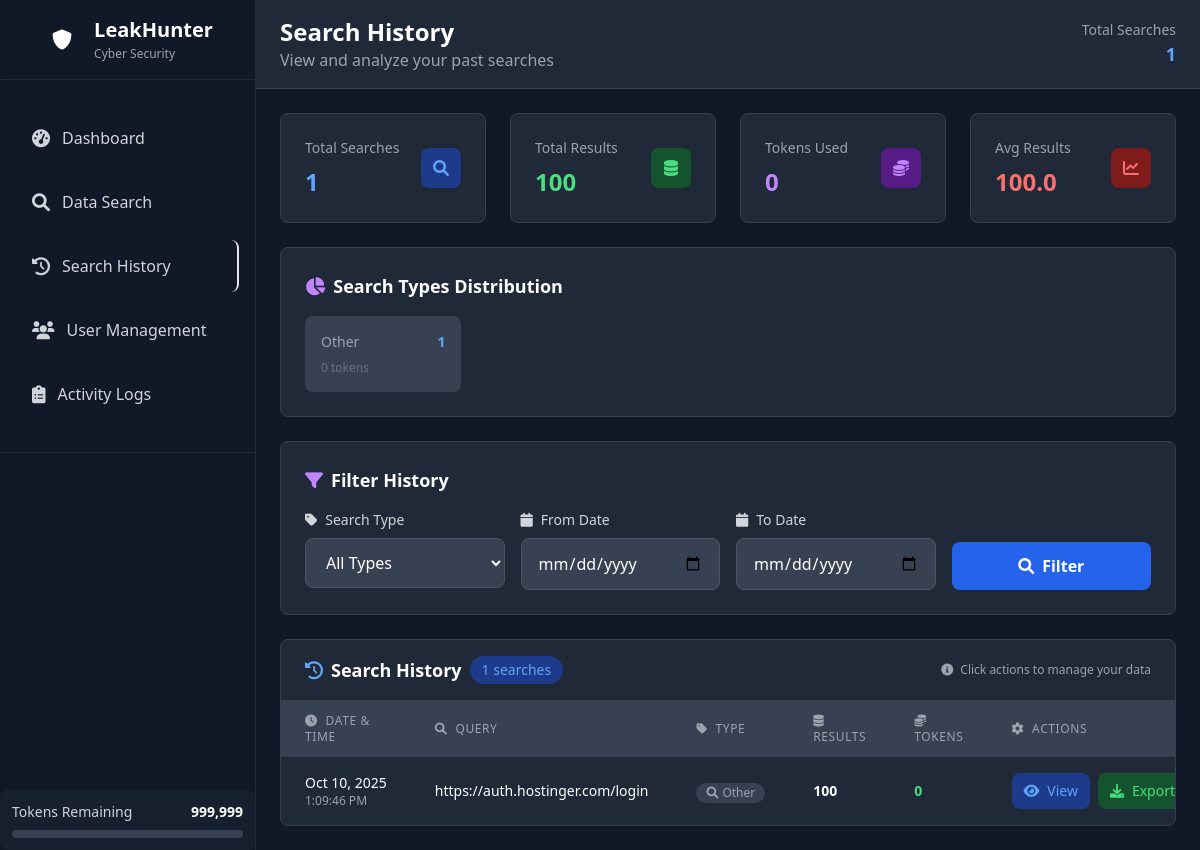
Page /admin/history.php (signed in) on the committed database.
### tables this page shows
CREATE TABLE `users` (
  `id` int(11) NOT NULL,
  `email` varchar(255) NOT NULL,
  `password` varchar(255) NOT NULL,
  `full_name` varchar(255) NOT NULL,
  `api_token` varchar(500) DEFAULT NULL,
  `tokens_remaining` int(11) DEFAULT 9,
  `device_id` varchar(64) DEFAULT NULL,
  `role` enum('user','admin') DEFAULT 'user',
  `is_banned` tinyint(1) DEFAULT 0,
  `registration_date` timestamp NULL DEFAULT current_timestamp(),
  `created_at` timestamp NULL DEFAULT current_timestamp(),
  `updated_at` timestamp NULL DEFAULT current_timestamp() ON UPDATE current_timestamp(),
  `last_login` timestamp NULL DEFAULT NULL,
  `is_active` tinyint(1) DEFAULT 1
);

CREATE TABLE `search_history` (
  `id` int(11) NOT NULL,
  `user_id` int(11) NOT NULL,
  `query` varchar(500) NOT NULL,
  `results_count` int(11) DEFAULT 0,
  `tokens_used` int(11) DEFAULT 0,
  `search_type` enum('email','username','name','phone','other') DEFAULT 'other',
  `results_data` longtext DEFAULT NULL,
  `created_at` timestamp NULL DEFAULT current_timestamp()
);

### admin/history.php (the view, shortened to what the rows shown need)
<?php
require_once '../includes/config.php';
$user = getUserInfo();
$page = (int)($_GET['page'] ?? 1);
$limit = 20;
$offset = ($page - 1) * $limit;
try {
    $db = Database::getInstance()->getConnection();
    $where_conditions = ["user_id = ?"];
    $params = [$user['id']];
    $where_clause = implode(' AND ', $where_conditions);
    $sql = "SELECT * FROM search_history WHERE $where_clause ORDER BY created_at DESC LIMIT $limit OFFSET $offset";
    $stmt = $db->prepare($sql);
    $stmt->execute($params);
    $searches = $stmt->fetchAll();
} catch (Exception $e) {
    error_log("History error: " . $e->getMessage());
    $searches = [];
    $total_searches = 0;
    $total_pages = 0;
    $stats = ['total_searches' => 0, 'total_results' => 0, 'total_tokens' => 0, 'avg_results' => 0];
    $type_stats = [];
}
?>
<!DOCTYPE html>
<html lang="en">
<head>
    <script src="https://cdn.tailwindcss.com"></script>
    <link href="https://cdnjs.cloudflare.com/ajax/libs/font-awesome/6.0.0/css/all.min.css" rel="stylesheet">
</head>
<body class="bg-gray-900 min-h-screen text-white">
    <?php include 'sidebar.php'; ?>
    <div class="lg:ml-64 min-h-screen">
        <header class="bg-gray-800 border-b border-gray-700 px-6 py-4">
            <div class="flex items-center justify-between">
                <div>
                    <h1 class="text-2xl font-bold text-white">Search History</h1>
                </div>
            </div>
        </header>
        <main class="p-6">
            <div class="bg-gray-800 rounded-lg border border-gray-700 overflow-hidden">
                <?php if (empty($searches)): ?>
                    <div class="text-center py-16">
                        <div class="w-24 h-24 bg-blue-900 rounded-full flex items-center justify-center mx-auto mb-6">
                            <i class="fas fa-search text-blue-400 text-3xl"></i>
                        </div>
                        <h3 class="text-xl font-bold text-white mb-2">No Search History</h3>
                        <p class="text-gray-400 mb-6 max-w-md mx-auto">Your search history will appear here once you start using the LeakHunter system. All your searches and results will be tracked for easy access.</p>
                        <a href="search.php" class="inline-flex items-center bg-blue-600 text-white px-6 py-3 rounded-lg hover:bg-blue-700 transition-all font-medium">
                            <i class="fas fa-search mr-2"></i>Start Your First Search
                        </a>
                    </div>
                <?php else: ?>
                    <div class="overflow-x-auto">
                        <table class="w-full">
                            <thead class="bg-gray-700">
                                <tr>
                                    <th class="px-6 py-3 text-left text-xs font-medium text-gray-400 uppercase tracking-wider">
                                        <i class="fas fa-clock mr-2"></i>Date & Time
                                    </th>
                                    <th class="px-6 py-3 text-left text-xs font-medium text-gray-400 uppercase tracking-wider">
                                        <i class="fas fa-search mr-2"></i>Query
                                    </th>
                                    <th class="px-6 py-3 text-left text-xs font-medium text-gray-400 uppercase tracking-wider">
                                        <i class="fas fa-tag mr-2"></i>Type
                                    </th>
                                    <th class="px-6 py-3 text-left text-xs font-medium text-gray-400 uppercase tracking-wider">
                                        <i class="fas fa-database mr-2"></i>Results
                                    </th>
                                    <th class="px-6 py-3 text-left text-xs font-medium text-gray-400 uppercase tracking-wider">
                                        <i class="fas fa-coins mr-2"></i>Tokens
                                    </th>
                                    <th class="px-6 py-3 text-left text-xs font-medium text-gray-400 uppercase tracking-wider">
                                        <i class="fas fa-cog mr-2"></i>Actions
                                    </th>
                                </tr>
                            </thead>
                            <tbody class="divide-y divide-gray-700">
                                <?php foreach ($searches as $search): ?>
                                    <tr class="hover:bg-gray-700 transition-all">
                                        <td class="px-6 py-4 whitespace-nowrap">
                                            <div class="text-sm text-white">
                                                <?php echo date('M j, Y', strtotime($search['created_at'])); ?>
                                            </div>
                                            <div class="text-xs text-gray-400">
                                                <?php echo date('g:i:s A', strtotime($search['created_at'])); ?>
                                            </div>
                                        </td>
                                        <td class="px-6 py-4">
                                            <div class="text-sm text-white font-medium max-w-xs truncate" title="<?php echo htmlspecialchars($search['query']); ?>">
                                                <?php echo htmlspecialchars($search['query']); ?>
                                            </div>
                                        </td>
                                        <td class="px-6 py-4 whitespace-nowrap">
                                            <span class="inline-flex items-center px-2.5 py-0.5 rounded-full text-xs font-medium
                                                <?php
                                                $type = $search['search_type'];
                                                if ($type === 'email') echo 'bg-blue-900 text-blue-400';
                                                elseif ($type === 'username') echo 'bg-green-900 text-green-400';
                                                elseif ($type === 'name') echo 'bg-purple-900 text-purple-400';
                                                elseif ($type === 'phone') echo 'bg-red-900 text-red-400';
                                                else echo 'bg-gray-700 text-gray-400';
                                                ?>">
                                                <i class="fas fa-<?php
                                                    if ($type === 'email') echo 'envelope';
                                                    elseif ($type === 'username') echo 'user';
                                                    elseif ($type === 'name') echo 'id-card';
                                                    elseif ($type === 'phone') echo 'phone';
                                                    else echo 'search';
                                                ?> mr-1"></i>
                                                <?php echo ucfirst($type); ?>
                                            </span>
                                        </td>
                                        <td class="px-6 py-4 whitespace-nowrap">
                                            <div class="text-sm text-white font-semibold">
                                                <?php echo number_format($search['results_count']); ?>
                                            </div>
                                        </td>
                                        <td class="px-6 py-4 whitespace-nowrap">
                                            <div class="text-sm text-green-400 font-semibold">
                                                <?php echo number_format($search['tokens_used']); ?>
                                            </div>
                                        </td>
                                        <td class="px-6 py-4 whitespace-nowrap">
                                            <div class="flex items-center space-x-2">
                                                <?php if ($search['results_count'] > 0): ?>
                                                    <a href="results.php?id=<?php echo $search['id']; ?>"
                                                       class="bg-blue-900 text-blue-400 px-3 py-2 rounded-lg hover:bg-blue-800 transition-all text-sm font-medium flex items-center group"
                                                       title="View detailed results">
                                                        <i class="fas fa-eye mr-2 group-hover:scale-110 transition-transform"></i>View
                                                    </a>
                                                    <a href="export.php?id=<?php echo $search['id']; ?>&format=html"
                                                       class="bg-green-900 text-green-400 px-3 py-2 rounded-lg hover:bg-green-800 transition-all text-sm font-medium flex items-center group"
                                                       title="Download as HTML report">
                                                        <i class="fas fa-download mr-2 group-hover:scale-110 transition-transform"></i>Export
                                                    </a>
                                                <?php else: ?>
                                                    <span class="text-gray-500 text-sm italic">No results</span>
                                                <?php endif; ?>
                                            </div>
                                        </td>
                                    </tr>
                                <?php endforeach; ?>
                            </tbody>
                        </table>
                    </div>
                <?php endif; ?>
            </div>
        </main>
    </div>
</body>
</html>

### admin/sidebar.php (shortened to what the rows shown need)
<?php
$user = getUserInfo();
?>
<div id="sidebar" class="fixed inset-y-0 left-0 z-40 w-64 bg-cyber-gray/95 backdrop-blur-sm border-r border-gray-800 transform -translate-x-full lg:translate-x-0 transition-transform duration-300 ease-in-out flex flex-col justify-between">
    <div class="flex flex-col">
        <div class="flex items-center justify-center h-20 px-4 border-b border-gray-800">
            <div class="flex items-center space-x-3">
                <div>
                    <h1 class="text-xl font-bold text-white leading-tight">LeakHunter</h1>
                </div>
            </div>
        </div>
    </div>
        <div class="bg-gray-800/50 rounded-lg p-3 space-y-2">
            <div class="flex items-center justify-between">
                <span class="text-sm text-gray-300">Tokens Remaining</span>
                <span class="text-sm font-bold text-cyber-green"><?php echo number_format($user['tokens_remaining']); ?></span>
            </div>
        </div>
    </div>

### rows in the picture
users: tokens_remaining "999,999"
search_history: created_at "Oct 10, 2025", created_at "1:09:46 PM", query "https://auth.hostinger.com/login", search_type "Other", results_count "100", tokens_used "0"

### other values in the picture
$stats['total_searches'] "1"
$stats['total_results'] "100"
$stats['total_tokens'] "0"
$stats['avg_results'] "100.0"
$type['search_type'] "Other"
$type['count'] "1"
$type['tokens'] "0"
$total_searches "1"
